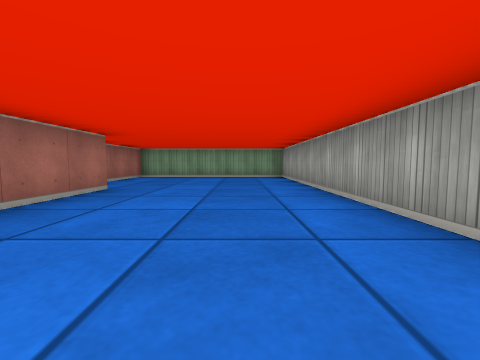
View 1 (above)

16 first-person views from a walk through a cub3D ray-caster map. The camera is about half as high as the walls, tilts 4° down and sees 90° across. The floor is counted in squares. Each view is taken from the middle of a square. On the plan, view 1 faces up. The plan holds only what a view shows up to about 9 squares ahead; the rest is blank.

View 2
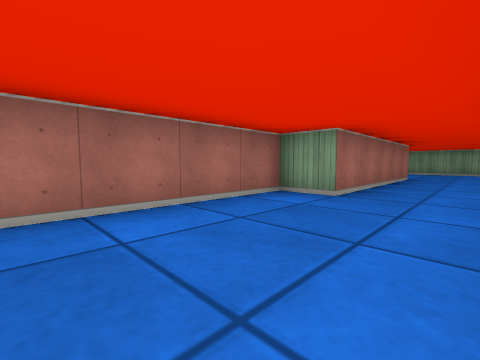

View 3
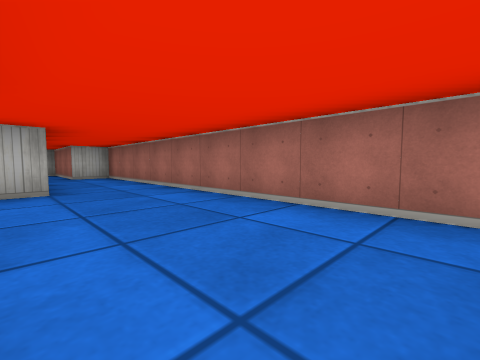

View 4
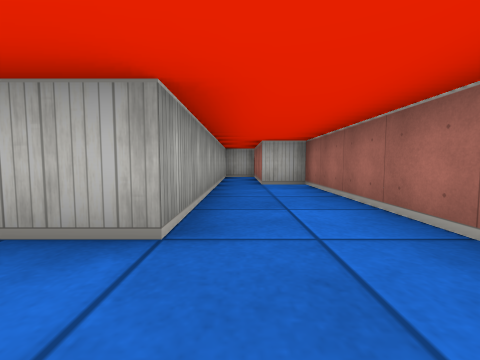

View 5
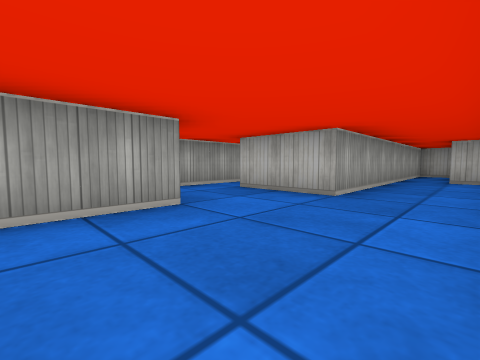

View 6
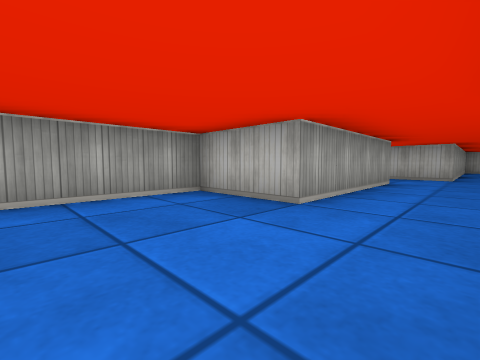

View 7
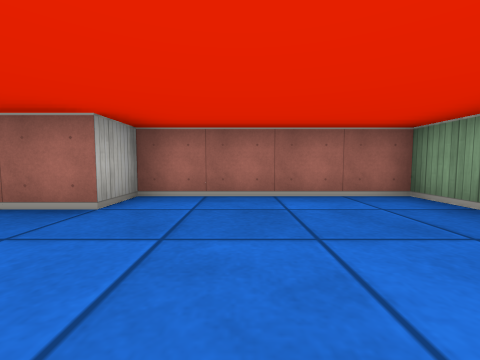

View 8
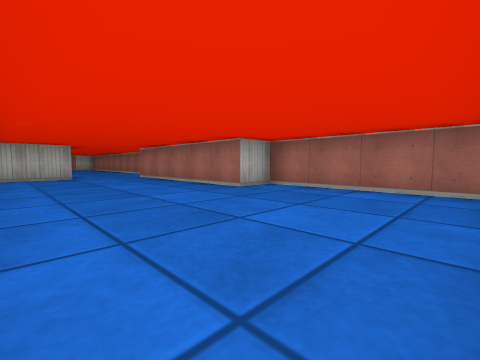

View 9
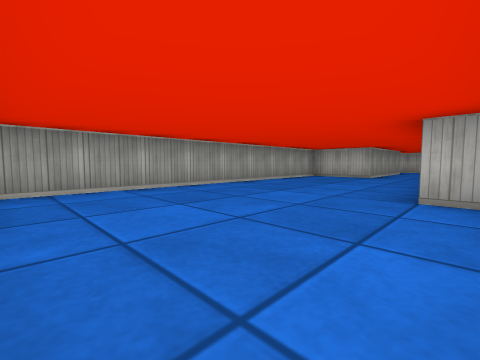

View 10
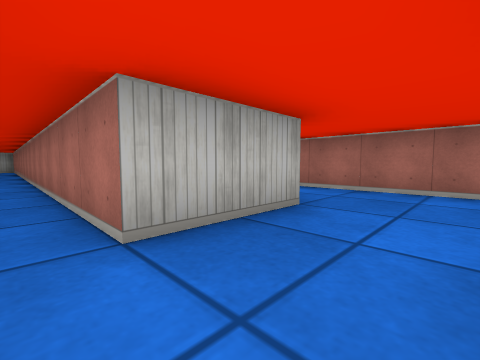

View 11
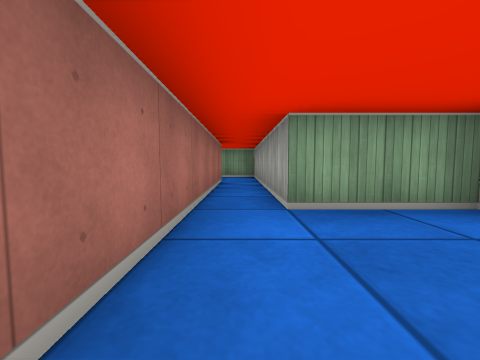

View 12
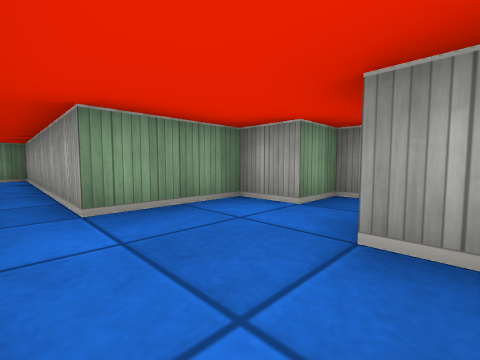

View 13
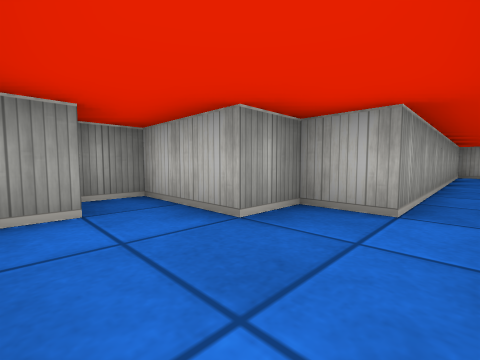

View 14
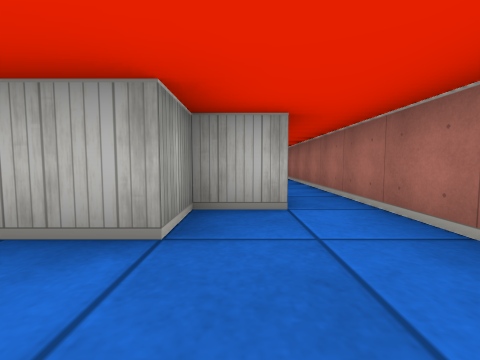

View 15
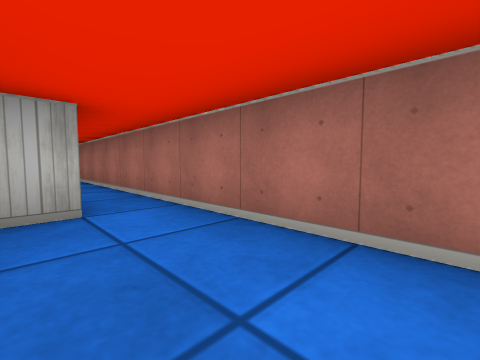

View 16
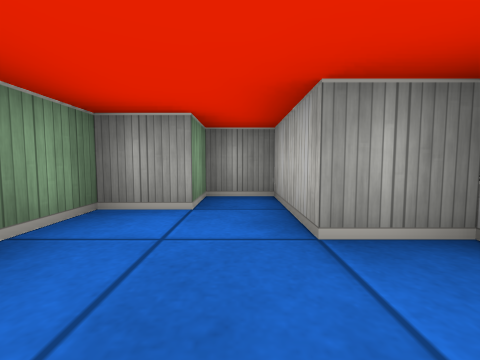

### Floor plan
Ten units are one square. View 1 is at (0, 0); x grows to the right and y downward. Boxes are objects, and circles mark ways between rooms. Rooms are numbered by the first view taken in them; rooms with no view inside come last. Other rooms are left out.
<svg viewBox="-40 -90 90 310">
<path fill="none" stroke="#000" d="M-5 46 -5 5 15 5 15 -85 -35 -85 -35 -45 -25 -45 -25 5 -35 5 -35 105 -25 105 -25 135 -15 135 -15 65 -5 65M-5 65 5 65 5 185M10 215 15 215 15 135 25 135 25 125 45 125 45 115 35 115 35 105 15 105 15 45 4 45"/>
<circle cx="0" cy="55" r="3" fill="#2a7"/>
<text x="-10" y="0">1</text>
<text x="10" y="120">2</text>
</svg>
Room 1 opens to room 2.

Where each view was taken, in squares from view 1:
view 1: 0 up, 0 right, facing up
view 2: 4 down, 1 left, facing up-left
view 3: 2 down, 1 left, facing down-left
view 4: 5 down, 2 left, facing down
view 5: 3 down, 3 left, facing down-right
view 6: 2 up, 2 left, facing down-right
view 7: 6 up, 0 right, facing left
view 8: 8 up, 1 right, facing down-left
view 9: 8 up, 3 left, facing down-right
view 10: 5 down, 1 right, facing down-left
view 11: 13 down, 1 right, facing up
view 12: 13 down, 1 right, facing up-right
view 13: 11 down, 1 right, facing down-right
view 14: 11 down, 2 right, facing down
view 15: 11 down, 2 right, facing down-left
view 16: 12 down, 1 right, facing right
